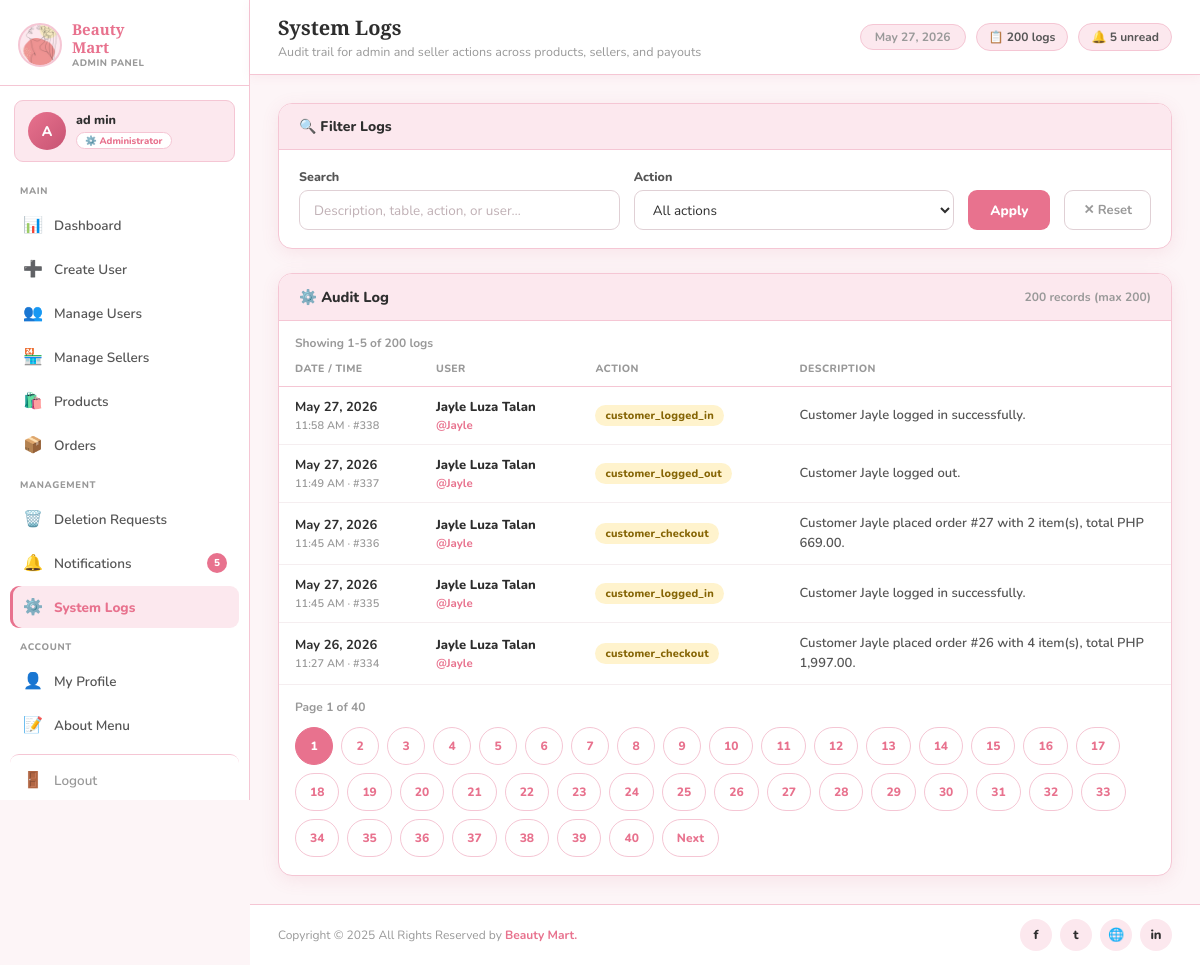
Page /1-admin/system_logs.php (signed in) on the committed database.
### tables this page shows
CREATE TABLE `users` (
  `id` int(11) NOT NULL,
  `firstname` varchar(50) NOT NULL,
  `lastname` varchar(50) NOT NULL,
  `username` varchar(50) NOT NULL,
  `email` varchar(100) NOT NULL,
  `password` varchar(255) NOT NULL,
  `profile_pic` varchar(255) DEFAULT NULL,
  `email_verified` tinyint(1) DEFAULT 0,
  `marked_for_deletion` tinyint(1) DEFAULT 0,
  `deleted_at` timestamp NULL DEFAULT NULL,
  `verification_token` varchar(255) DEFAULT NULL,
  `status` enum('active','suspended','banned') DEFAULT 'active',
  `suspended_until` datetime DEFAULT NULL,
  `banned_reason` text DEFAULT NULL,
  `action_by` int(11) DEFAULT NULL COMMENT 'FK to admins.id — admin who last changed this user status',
  `created_at` timestamp NOT NULL DEFAULT current_timestamp(),
  `updated_at` timestamp NOT NULL DEFAULT current_timestamp() ON UPDATE current_timestamp()
);

CREATE TABLE `system_logs` (
  `log_id` int(11) NOT NULL,
  `user_id` int(11) DEFAULT NULL,
  `action` varchar(100) NOT NULL,
  `table_name` varchar(100) DEFAULT NULL,
  `record_id` int(11) DEFAULT NULL,
  `description` text DEFAULT NULL,
  `ip_address` varchar(45) DEFAULT NULL,
  `created_at` timestamp NOT NULL DEFAULT current_timestamp()
);

### includes/functions.php (called while the page is built, shortened)
    <?php
function paginateArray(array $items, int $currentPage = 1, int $perPage = 5): array {
    $perPage = max(1, $perPage);
    $totalItems = count($items);
    $totalPages = max(1, (int) ceil($totalItems / $perPage));
    $currentPage = max(1, min($currentPage, $totalPages));
    $offset = ($currentPage - 1) * $perPage;
    return [
        'items' => array_slice($items, $offset, $perPage),
        'current_page' => $currentPage,
        'per_page' => $perPage,
        'total_items' => $totalItems,
        'total_pages' => $totalPages,
        'offset' => $offset,
        'from' => $totalItems > 0 ? $offset + 1 : 0,
        'to' => min($offset + $perPage, $totalItems),
        'has_prev' => $currentPage > 1,
        'has_next' => $currentPage < $totalPages,
    ];
}
function buildQueryUrl(string $path, array $params = [], array $overrides = []): string {
    $merged = array_merge($params, $overrides);
    foreach ($merged as $key => $value) {
        if ($value === null || $value === '') {
            unset($merged[$key]);
        }
    }
    $query = http_build_query($merged);
    return $query === '' ? $path : $path . '?' . $query;
}
?>

### 1-admin/system_logs.php (the view, shortened to what this page needs)
<?php
require_once '../includes/functions.php';
$stmt = $pdo->prepare("SELECT u.*, a.id AS admin_id, sa.id AS superadmin_id FROM users u LEFT JOIN admins a ON u.id=a.user_id LEFT JOIN superadmins sa ON u.id=sa.user_id WHERE u.id=?");
$stmt->execute([$_SESSION['user_id']]); $admin = $stmt->fetch();
$is_superadmin = !empty($admin['superadmin_id']);
$search       = trim((string)($_GET['search'] ?? ''));
$actionFilter = trim((string)($_GET['action'] ?? ''));
$tableFilter  = trim((string)($_GET['table']  ?? ''));
$page         = max(1, (int)($_GET['page'] ?? 1));
$logSql    = "SELECT sl.*, u.username, u.firstname, u.lastname FROM system_logs sl LEFT JOIN users u ON u.id=sl.user_id LEFT JOIN superadmins sa ON sa.user_id=u.id WHERE 1=1";
$logParams = [];
if (!$is_superadmin) { $logSql .= " AND sa.id IS NULL"; }
$logSql .= " ORDER BY sl.created_at DESC, sl.log_id DESC LIMIT 200";
$stmt = $pdo->prepare($logSql); $stmt->execute($logParams); $logs = $stmt->fetchAll();
$pagination = paginateArray($logs, $page, 5);
$pagedLogs = $pagination['items'];
$baseQuery = [
    'search' => $search,
    'action' => $actionFilter,
    'table' => $tableFilter,
    'page' => $pagination['current_page'],
];
$stmt = $pdo->prepare("SELECT COUNT(*) FROM notifications WHERE user_id=? AND is_read=0"); $stmt->execute([$_SESSION['user_id']]); $unread_count = (int)$stmt->fetchColumn();
function action_style(string $action): array {
    $a = strtolower($action);
    if (str_contains($a,'delete') || str_contains($a,'remov'))  return ['bg'=>'#fdecea','color'=>'#c0303a'];
    if (str_contains($a,'creat') || str_contains($a,'add') || str_contains($a,'insert')) return ['bg'=>'#d1f5e0','color'=>'#1a7f4b'];
    if (str_contains($a,'updat') || str_contains($a,'edit') || str_contains($a,'modif')) return ['bg'=>'#dce8ff','color'=>'#2255cc'];
    if (str_contains($a,'approv') || str_contains($a,'accept')) return ['bg'=>'#d1f5e0','color'=>'#1a7f4b'];
    if (str_contains($a,'declin') || str_contains($a,'reject')) return ['bg'=>'#fdecea','color'=>'#c0303a'];
    return ['bg'=>'#fff3cd','color'=>'#856404'];
}
$current_page = basename($_SERVER['PHP_SELF']);
?>
<!DOCTYPE html>
<html lang="en">
<head>
     <link rel="stylesheet" href="../css/admin_logs.css">
     <link rel="stylesheet" href="../css/admin_dash.css">
     <link rel="stylesheet" href="../css/responsive.css">
</head>
<body>
 <div class="shell">
     <aside class="sidebar">
        <div class="sidebar-brand">
            <div class="brand-icon">
                <img src="../images/logo.png" alt="Logo"
                     onerror="this.style.display='none';this.parentElement.textContent='🌸'">
            </div>
            <div>
                <div class="brand-text"><span>Beauty</span><span>Mart</span></div>
                <div class="brand-sub">Admin Panel</div>
            </div>
        </div>
        <div class="admin-chip">
            <div class="chip-av">
                <?php if (!empty($admin['profile_pic']) && file_exists("../uploads/profile_images/" . $admin['profile_pic'])): ?>
                    <img src="../uploads/profile_images/<?= htmlspecialchars($admin['profile_pic']) ?>" alt="">
                <?php else: ?>
                    <?= strtoupper(substr($admin['firstname'], 0, 1)) ?>
                <?php endif; ?>
            </div>
            <div>
                <div class="chip-name"><?= htmlspecialchars($admin['firstname'] . ' ' . $admin['lastname']) ?></div>
                <span class="chip-role"><?= $is_superadmin ? '👑 Superadmin' : '⚙️ Administrator' ?></span>
            </div>
        </div>
        <nav class="sidebar-nav">
            <div class="nav-lbl">Main</div>
            <a href="dashboard.php"       class="<?= $current_page==='dashboard.php'?'active':'' ?>"><span class="ni">📊</span> Dashboard</a>
                <a href="create_users.php" class="<?= $current_page==='create_users.php' ? 'active':'' ?>">
                    <span class="ni">➕</span> Create User
            <a href="manage_users.php"    class="<?= $current_page==='manage_users.php'?'active':'' ?>"><span class="ni">👥</span> Manage Users</a>
            <a href="manage_sellers.php"  class="<?= $current_page==='manage_sellers.php'?'active':'' ?>">
                <span class="ni">🏪</span> Manage Sellers
            </a>
            <a href="products.php"        class="<?= $current_page==='products.php'?'active':'' ?>"><span class="ni">🛍️</span> Products</a>
            <a href="orders.php"          class="<?= $current_page==='orders.php'?'active':'' ?>"><span class="ni">📦</span> Orders</a>
            <div class="nav-lbl">Management</div>
            <a href="manage_deletions.php" class="<?= $current_page==='manage_deletions.php'?'active':'' ?>"><span class="ni">🗑️</span> Deletion Requests</a>
            <a href="notifications.php"    class="<?= $current_page==='notifications.php'?'active':'' ?>">
                <span class="ni">🔔</span> Notifications
                <?php if ($unread_count > 0): ?><span class="nbadge"><?= $unread_count ?></span><?php endif; ?>
            </a>
            <a href="system_logs.php"      class="<?= $current_page==='system_logs.php'?'active':'' ?>"><span class="ni">⚙️</span> System Logs</a>
            <div class="nav-lbl">Account</div>
            <a href="profile.php"           class="<?= $current_page==='profile.php'?'active':'' ?>"><span class="ni">👤</span> My Profile</a>
            <a href="about.php"            class="<?= $current_page==='about.php'?'active':'' ?>"><span class="ni">📝</span> About Menu</a>
            <a href="../logout.php" class="logout"><span class="ni">🚪</span> Logout</a>
        </nav>
    </aside>
    <div class="main">
        <div class="topbar">
            <div class="topbar-left">
                <h1>System Logs</h1>
                <p>Audit trail for admin and seller actions across products, sellers, and payouts</p>
            </div>
            <div class="topbar-right">
                <span class="topbar-date"><?= date('F j, Y') ?></span>
                <span class="pill">📋 <?= number_format(count($logs)) ?> logs</span>
                <?php if ($unread_count > 0): ?>
                    <span class="pill">🔔 <?= $unread_count ?> unread</span>
                <?php endif; ?>
            </div>
        </div>
        <div class="content">
            <div class="filter-card">
                <div class="filter-head">🔍 Filter Logs</div>
                <form method="get">
                    <div class="filter-body">
                        <div class="filter-field">
                            <label for="search">Search</label>
                            <input id="search" type="text" name="search"
                                   value="<?= htmlspecialchars($search) ?>"
                                   placeholder="Description, table, action, or user…">
                        </div>
                        <div class="filter-field">
                            <label for="f-action">Action</label>
                            <select id="f-action" name="action">
                                <option value="">All actions</option>
                            </select>
                        </div>
                        <button type="submit" class="btn-filter">Apply</button>
                        <a href="system_logs.php" class="btn-reset-filter">✕ Reset</a>
                    </div>
                </form>
            </div>
            <div class="logs-card">
                <div class="logs-card-head">
                    <h2>⚙️ Audit Log</h2>
                    <span class="logs-count"><?= number_format($pagination['total_items']) ?> record<?= $pagination['total_items'] !== 1 ? 's' : '' ?> (max 200)</span>
                </div>
                <div class="table-wrap">
                    <?php if (empty($logs)): ?>
                        <div class="empty-state">
                            <div class="ei">🔍</div>
                            <h3>No logs found</h3>
                            <p>
                                <?= ($search || $actionFilter || $tableFilter)
                                    ? "No logs matched your filters. Try adjusting your search."
                                    : "No system activity has been logged yet." ?>
                            </p>
                        </div>
                    <?php else: ?>
                        <div class="table-summary">
                            Showing <?= number_format($pagination['from']) ?>-<?= number_format($pagination['to']) ?> of <?= number_format($pagination['total_items']) ?> logs
                        </div>
                        <table class="logs-table">
                            <thead>
                                <tr>
                                    <th>Date / Time</th>
                                    <th>User</th>
                                    <th>Action</th>
                                    <th>Description</th>
                                </tr>
                            </thead>
                            <tbody>
                                <?php foreach ($pagedLogs as $log):
                                    $aStyle   = action_style($log['action'] ?? '');
                                    $fullName = trim(($log['firstname'] ?? '') . ' ' . ($log['lastname'] ?? ''));
                                    $displayName = $fullName !== '' ? $fullName : ($log['username'] ?? 'System');
                                ?>
                                <tr>
                                    <td>
                                        <div class="date-main">
                                            <?= date('M j, Y', strtotime($log['created_at'])) ?>
                                        </div>
                                        <div class="log-id">
                                            <?= date('g:i A', strtotime($log['created_at'])) ?>
                                            · #<?= (int)$log['log_id'] ?>
                                        </div>
                                    </td>
                                    <td>
                                        <div class="user-name"><?= htmlspecialchars($displayName) ?></div>
                                        <?php if ($log['username']): ?>
                                            <div class="user-handle">@<?= htmlspecialchars($log['username']) ?></div>
                                        <?php endif; ?>
                                    </td>
                                    <td>
                                        <span class="action-badge"
                                              style="background:<?= $aStyle['bg'] ?>;color:<?= $aStyle['color'] ?>;">
                                            <?= htmlspecialchars($log['action'] ?? '—') ?>
                                        </span>
                                    </td>
                                    <td class="desc-cell">
                                        <?= nl2br(htmlspecialchars($log['description'] ?? '—')) ?>
                                    </td>
                                </tr>
                                <?php endforeach; ?>
                            </tbody>
                        </table>
                        <?php if ($pagination['total_pages'] > 1): ?>
                            <div class="pagination-bar">
                                <div class="pagination-summary">Page <?= $pagination['current_page'] ?> of <?= $pagination['total_pages'] ?></div>
                                <div class="pagination-links">
                                    <?php for ($i = 1; $i <= $pagination['total_pages']; $i++): ?>
                                        <a class="page-link <?= $i === $pagination['current_page'] ? 'is-active' : '' ?>" href="<?= htmlspecialchars(buildQueryUrl('system_logs.php', $baseQuery, ['page' => $i])) ?>"><?= $i ?></a>
                                    <?php endfor; ?>
                                    <?php if ($pagination['has_next']): ?>
                                        <a class="page-link" href="<?= htmlspecialchars(buildQueryUrl('system_logs.php', $baseQuery, ['page' => $pagination['current_page'] + 1])) ?>">Next</a>
                                    <?php endif; ?>
                                </div>
                            </div>
                        <?php endif; ?>
                    <?php endif; ?>
                </div>
            </div>
        </div>
        <footer class="admin-footer">
            <div class="footer-inner">
                <p class="footer-copy">Copyright &copy; 2025 All Rights Reserved by <span>Beauty Mart.</span></p>
                <div class="footer-socials">
                    <a href="#" title="Facebook">f</a>
                    <a href="#" title="Twitter">t</a>
                    <a href="#" title="Website">🌐</a>
                    <a href="#" title="LinkedIn">in</a>
                </div>
            </div>
        </footer>
    </div>
</div>
</body>
</html>

### rows in the picture
users: firstname "A", firstname+lastname "ad min"
system_logs: created_at "May 27, 2026", created_at "11:58 AM", log_id "338", user.lastname "Jayle Luza Talan", user.username "Jayle", action "customer_logged_in", description "Customer Jayle logged in successfully."
system_logs: created_at "May 27, 2026", created_at "11:49 AM", log_id "337", user.lastname "Jayle Luza Talan", user.username "Jayle", action "customer_logged_out", description "Customer Jayle logged out."
system_logs: created_at "May 27, 2026", created_at "11:45 AM", log_id "336", user.lastname "Jayle Luza Talan", user.username "Jayle", action "customer_checkout", description "Customer Jayle placed order #27 with 2 item(s), total PHP 669.00."
system_logs: created_at "May 27, 2026", created_at "11:45 AM", log_id "335", user.lastname "Jayle Luza Talan", user.username "Jayle", action "customer_logged_in", description "Customer Jayle logged in successfully."
system_logs: created_at "May 26, 2026", created_at "11:27 AM", log_id "334", user.lastname "Jayle Luza Talan", user.username "Jayle", action "customer_checkout", description "Customer Jayle placed order #26 with 4 item(s), total PHP 1,997.00."

### other values in the picture
$unread_count "5"
count($logs) "200"
$pagination['total_items'] "200"
$pagination['from'] "1"
$pagination['to'] "5"
$pagination['current_page'] "1"
$pagination['total_pages'] "40"
